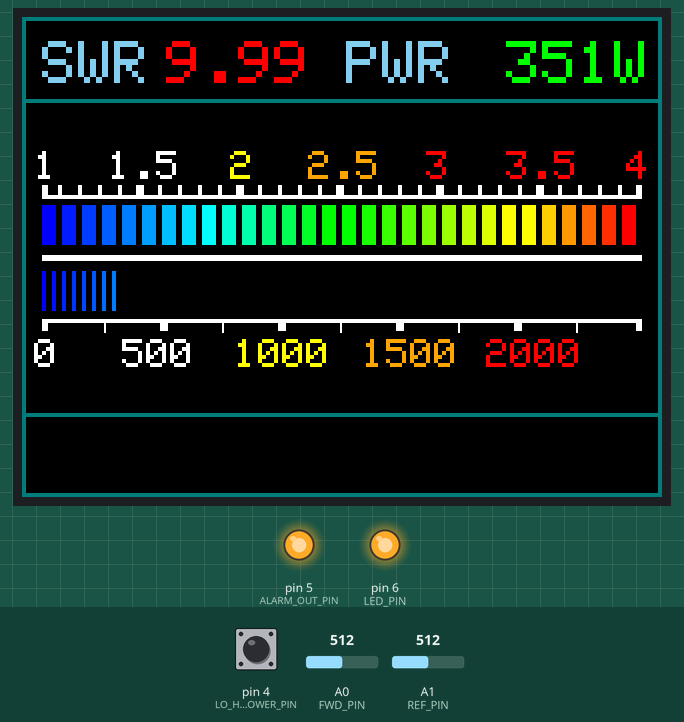
This sketch was run on a simulated Arduino Uno, built with avr-gcc and run on an emulated ATmega328P. Shown: 320×240 colour display, output pins drawn as LEDs (lit = HIGH). The inputs (shaded band) are chosen by the test bench; at power-on: A0 (FWD_PIN) = 512, pin 4 (LO_HIGH_POWER_PIN) HIGH, A1 (REF_PIN) = 512.

Above: at 2.0 s.
2.1 s: A0 (FWD_PIN) set to 537
At 3.3 s:
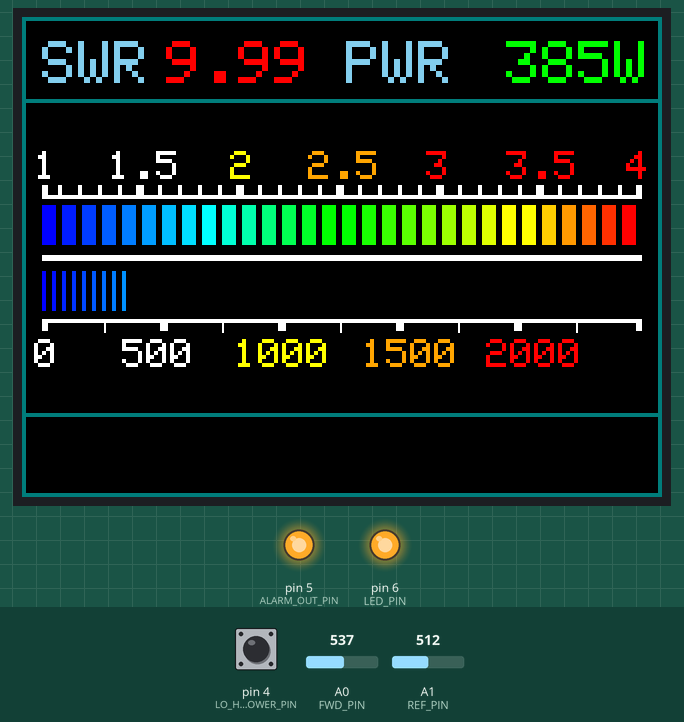
3.6 s: pin 4 (LO_HIGH_POWER_PIN) pulled LOW for 0.15 s
At 3.68 s:
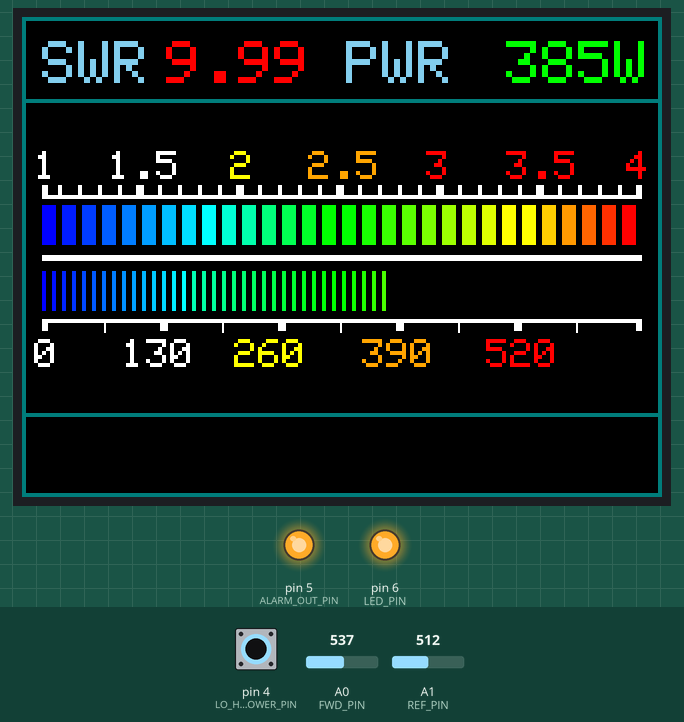
5.2 s: A1 (REF_PIN) set to 306
At 5.9 s:
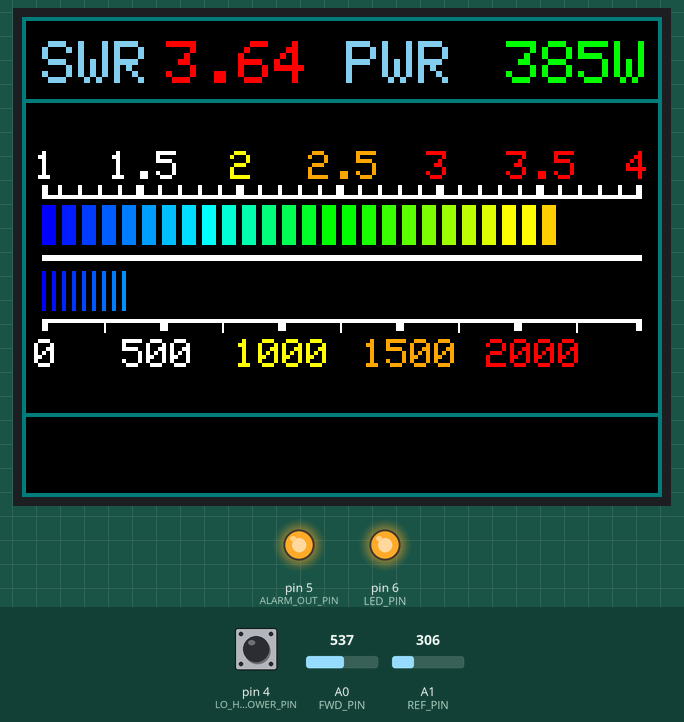
6.7 s: pin 4 (LO_HIGH_POWER_PIN) pulled LOW for 1 s
At 7.3 s:
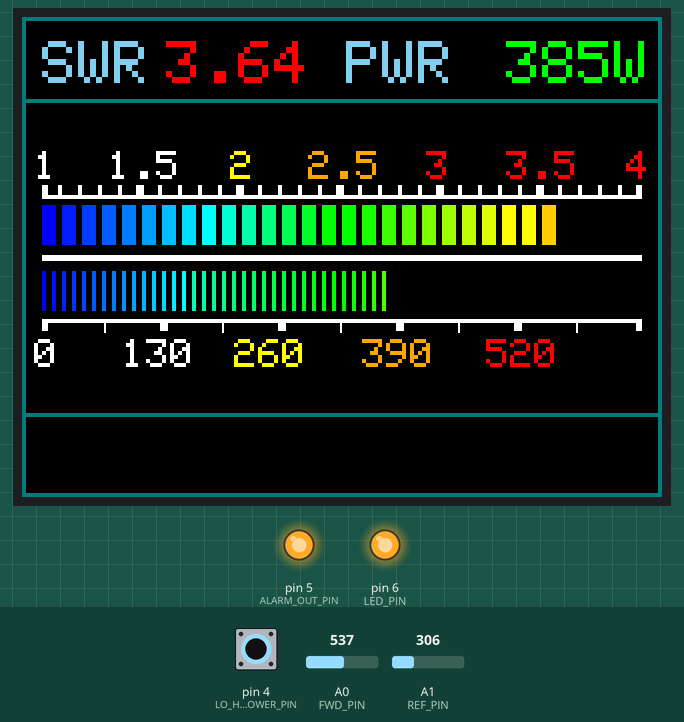
9.2 s: A0 (FWD_PIN) set to 306
At 10.1 s:
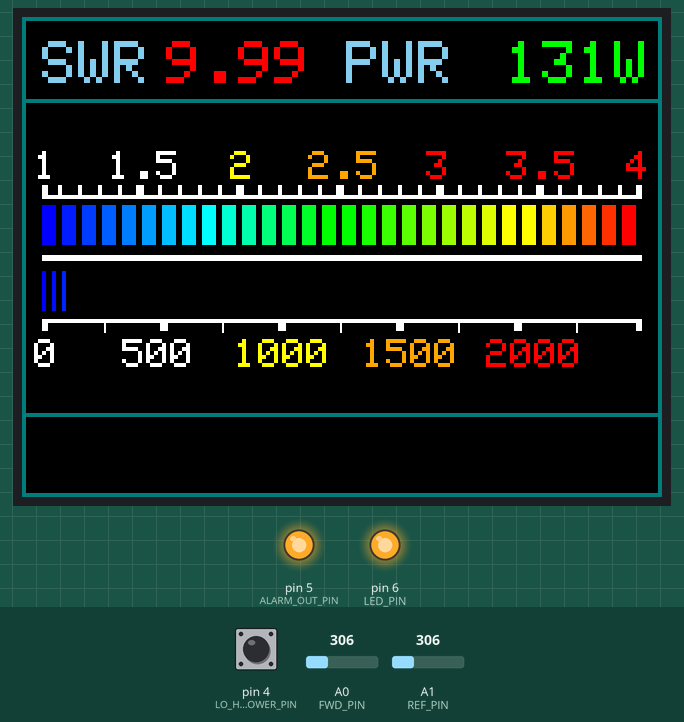
10.7 s: A0 (FWD_PIN) set to 0
At 11.5 s:
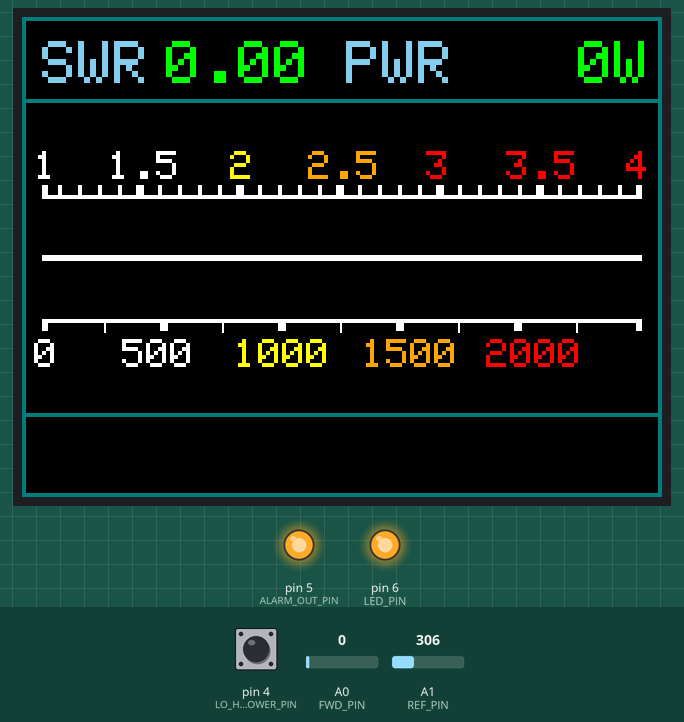
Timing chart, 0 to 13.2 s (numbered marks = the images above; inputs shaded):
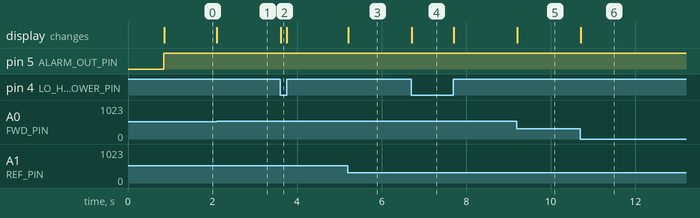

Measured:
- the behaviour switches between 524 and 525 on A0 (FWD_PIN) (found by bisection; images 0 and 1)
- after the input at 2.1 s, the display: changes at once (image 1)
- after the input at 3.6 s, the display: changes at once (image 2)
- after the input at 5.2 s, the display: changes at once (image 3)
- after the input at 6.7 s, the display: changes at once (image 4)
- after the input at 9.2 s, the display: changes at once (image 5)
- after the input at 10.7 s, the display: changes at once (image 6)

The sketch:

SWR_meter.ino
```cpp
#include "Arduino.h"
/*
 *
 *	NIEUŻYWANY!!!
 *
 * Inspiracje:
 * 		ATU-100 wg N7DDC
 * 			- obliczenia
 * 		SWR PWR meter wg D0ISM
 * 			- interfejs
 * założenia:
 * 	- dwa zakresy: 2500W i 650W (HYO)
 *
 *	wersja 1.0.4
 *		- zmienna korekcja: decyduje, czy uwzględniać wpływ nieliniowości diody przy obliczaniu SWR i mocy
 *	ToDo
 *		- liczenie dokładnie jak w sterowniku
 *			- osobny plik?
 *		- zamiana mocy z SWR
 *		- linijka mocy wyskakuje
 *		- korekta korekcji
 *		- co z SWRlow, SWR i int PWRround, PWRstep?
 *
 * 	testy:
 * - odczyt 10x dwóch ADC: A0 i A1:
 * 		- CyberLib: 1,34ms
 * 		- standard (analogread): 2,24ms trochę wolniej
 *
 * 	ILI9341 240x320 czcionka rozmiar: (5+1)x(7+1) (rozmiar_x + odstęp)x(rozmiar_y + odstęp); dla rozmiaru = 2 wymiary dwa razy większe
 * 			czcionka 1: 6x8
 * 			czcionka 2: 12x16
 * 			czcionka 3: 18x24
 */
#include "SWR_meter.h"

#include <Adafruit_GFX.h>	// ver. 1.2.2
#include <Adafruit_ILI9341.h>	// ver. 1.0.8
//#include <EEPROM.h>

const char tft_cs = 2;// <= /CS pin (chip-select, LOW to get attention of ILI9341, HIGH and it ignores SPI bus) default 10!
const char tft_dc = 3;// <= DC pin (1=data or 0=command indicator line) also called RS
Adafruit_ILI9341 tft = Adafruit_ILI9341(tft_cs, tft_dc);
const byte LO_HIGH_POWER_PIN = 4;		// LOW -> 650W; HIGH -> 2500W
int FWD_PIN = A0;
int REF_PIN = A1;
/*
 *	zmienna korekcja:
 *	1 - obliczenia SWR uwzględniają nieliniowość diody
 *	0 - obliczenia SWR nie uwzględniają nieliniowości diody
 *
 */
const byte korekcja = 1;

// z ATU:
int Power = 0, Power_old = 10000, PWR, SWR;
char work_str[9], work_str_2[9];
byte p_cnt = 0;
//------------------------------------------------------------------------------------------------
// inne stałe do ustawienia:
//------------------------------------------------------------------------------------------------
byte K_Mult = 24;	// ilość zwojów w transformatorze direct couplera
unsigned int alarmowySWR = 300;		// poziom alarmu od nadmiernego SWR (razy 100)
unsigned int czasResetuAlarmu = 10000;	// po jakim czasie alarm od SWR ma być kasowany [ms]
//------------------------------------------------------------------------------------------------
int SWR_old = 10000;
// D0ISM
// skala mocy:
// 5 - 2500W
// 1 - 650W
enum
{
	moc_650W = 1,
	moc_2500W = 5
};
int Scale_hi;
int y5, y8, y9;

//int PWRround, PWRstep; //переменные вид шкалы, шкала малой мощности, большой мощности, округления, шаг округления и тон

//float SWRlow, SWRhi;                                            //переменные КСВ
int a, a_old, b_old, PWRthreshold; //переменные для градусников прямой волны и КСВ
#define COLOR_SCALE ILI9341_WHITE                                                   //цвет шкалы линий КСВ и измерителя мощности

void setup()
{
#ifdef DEBUG
	Serial.begin(115200);
	Serial.println("setup...");
#endif
#ifdef CZAS_PETLI
	pinMode(CZAS_PETLI_PIN, OUTPUT);
#endif
	pinMode(LED_PIN, OUTPUT);
	pinMode(ALARM_OUT_PIN, OUTPUT);
	digitalWrite(ALARM_OUT_PIN, LOW);
	pinMode(LO_HIGH_POWER_PIN, INPUT_PULLUP);
	tft.begin();
	tft.setRotation(3);
	tft.fillScreen(ILI9341_BLACK);
	tft.setTextColor(ILI9341_GREEN, ILI9341_BLACK);
	tft.setTextSize(2);
	tft.setCursor(20, 90);
	tft.println("SWR & power meter v1.0.4");
	digitalWrite(LED_PIN, HIGH);
	delay(500);
	tft.setTextSize(3);
	tft.fillScreen(ILI9341_BLACK);
	y8 = 119;	// położenie potrójnej linii
	y5 = 89;	// położenie górnej skali
	y9 = 151;	// położenie dolnej skali
	show_template();
}

void loop()
{
	if (digitalRead(LO_HIGH_POWER_PIN) == LOW)
	{
		Scale_hi = moc_650W;
	}
	else
	{
		Scale_hi = moc_2500W;
	}
	skala_mocy(Scale_hi);
	get_pwr();
	pwr();
	swr();

#ifdef DEBUG
	delay(100);
#endif
#ifdef CZAS_PETLI
//#ifndef DEBUG
	//PORTD ^= (1<<PD1);		// nr portu na sztywno -> D1
	PORTB ^= (1<<PB0);		// nr portu na sztywno -> D8; aktualnie 6,09ms
//#endif
#endif
}
/*
 * wyświetlenie szablonu
 */
void show_template()
{
	//Scale_hi = EEPROM.read(3); //читаем данные с 3 ячейки памяти масштаб большой мощности
	Scale_hi = moc_2500W;
	/*
	EEPROM.get(4, SWRlow); //читаем данные с 4 по 7 ячейки памяти значение сигнализации SWRlow
	EEPROM.get(8, SWRhi); //читаем данные с 8 по 11 ячейки памяти срабатывания сигнализации SWRhi
	PWRround = EEPROM.read(12); //читаем данные с 12 ячейки памяти предела мощности округления
	PWRround = 50;
	PWRstep = EEPROM.read(13); //читаем данные с 13 ячейки памяти шага округления мощности
	PWRstep = 10;
	*/

	for (int i = 0; i < 2; i++)
	{
		// zewnętrzna podwójna ramka
		tft.drawRect(i, i, 320 - i * 2, 240 - i * 2, COLOR_DARKCYAN); //рисуем прямоугольник по внешнему контуру ЖКИ

		// linia górnej skali (SWR)
		tft.drawLine(10, y5 + i, 309, y5 + i, COLOR_SCALE); //рисуем гориз. линию верхней шкалы
		// linia dolnej skali (moc)
		tft.drawLine(10, y9 + i, 309, y9 + i, COLOR_SCALE); //рисуем гориз. линию нижней шкалы

		// górna podwójna linia
		tft.drawLine(0, 41 + i, 319, 41 + i, COLOR_DARKCYAN); //рисуем верхнюю горизонтальную линию
		// dolna podwójna linia
		tft.drawLine(0, 240-41-1+i, 319, 240-41-1+i, COLOR_DARKCYAN); //рисуем нижнюю горизонтальную линию

		// punkty skrajne górnej skali
		tft.fillRect(10 + 297 * i, y5-5, 3, 5, COLOR_SCALE); //рисуем большие риски (крайние) верхней шкалы
		// punkty skrajne dolnej skali
		tft.fillRect(10 + 297 * i, y9+1, 3, 5, COLOR_SCALE);	//рисуем большие риски (крайние) нижней шкалы
	}
	// cienkie kreski górnej skali
	for (int i = 0; i < 29; i++)
	{
		if ((i != 4) && (i != 14))                            //кроме 5-й и 15-й
			tft.fillRect(18 + i*10, y5-5, 2, 5, COLOR_SCALE);//рисуем маленькие риски верхней шкалы
	}
	// potrójna linia pomiędzy skalami
	for (int i = 0; i < 3; i++)
	{
		tft.drawLine(10, y8 + i, 309, y8 + i, COLOR_SCALE); //рисуем горизонтальные линии между шкалами
	}
	// grube kreski górnej skali (SWR)
	for (int i = 0; i < 5; i++)
	{
		tft.fillRect(57 + 50*i, y5-5, 4, 5, COLOR_SCALE); //рисуем большие риски верхней шкалы
	}
	// grube kreski dolnej skali (moc)
	for (int i = 0; i < 4; i++)
	{
		tft.fillRect(69 + 59*i, y9+1, 4, 5, COLOR_SCALE);//рисуем большие риски нижней шкалы
	}
	// cienkie kreski dolnej skali (moc)
	for (int i = 0; i < 5; i++)
	{
		tft.drawLine(41 + 59*i, y9+1, 41 + 59*i, y9+6, COLOR_SCALE);	//рисуем маленькие риски нижней шкалы
	}
	tft.setTextSize(2);
	tft.setTextColor(COLOR_SCALE, COLOR_BLACK);
	tft.setCursor(6, y5 - 22);
	tft.print("1");
	tft.setCursor(43, y5 - 22);
	tft.print("1.5");
	tft.setCursor(104, y5 - 22);
	tft.setTextColor(COLOR_YELLOW, COLOR_BLACK);
	tft.print("2");
	tft.setCursor(143, y5 - 22);
	tft.setTextColor(COLOR_ORANGE, COLOR_BLACK);
	tft.print("2.5");
	tft.setCursor(202, y5 - 22);
	tft.setTextColor(COLOR_RED, COLOR_BLACK);
	tft.print("3");
	tft.setCursor(242, y5 - 22);
	tft.print("3.5");
	tft.setCursor(302, y5 - 22);
	tft.print("4");
	skala_mocy(moc_2500W);
	tft.setTextSize(3);
	tft.setCursor(10, 12);
	tft.setTextColor(COLOR_SKYBLUE);
	tft.print("SWR");
	tft.setCursor(162, 12);
	tft.print("PWR");
}

/*
 * wyświetlenie SWR
 */
void show_swr(int swr)
{
	if (swr != SWR_old)
	{
		SWR_old = swr;
		tft.setTextSize(3);
		tft.setCursor(72, 12);
		unsigned int kolor;
		if (SWR < 200)
			kolor = ILI9341_GREEN;
		if (SWR >= 200 and SWR < 300)
			kolor = ILI9341_ORANGE;
		if (SWR >= 300)
			kolor = ILI9341_RED;
		tft.setTextColor(kolor, ILI9341_BLACK);
		if (swr == 1)
		{ // Low power

			tft.print("0.00");
			SWR_old = 0;
		}
		else
		{
			SWR_old = swr;
			itoa(swr, work_str, 10);
#ifdef DEBUG
			//if (swr > 100)
			if (true)
			{
				Serial.print("swr: ");
				Serial.println(swr);
				Serial.print("swr_str: _");
				Serial.print(work_str);
				Serial.println('_');
			}
#endif
			work_str_2[0] = work_str[0];
			work_str_2[1] = '.';
			work_str_2[2] = work_str[1];
			work_str_2[3] = work_str[2];
			tft.print(work_str_2);
		}
	}
	return;
}
/*
 * wyświetlenie mocy
 */
void show_pwr(int Power)
{
	if (Power != Power_old)
	{
		Power_old = Power;
		//
		if (Power >= 1000)
		{
			sprintf(work_str, "%4uW", Power);
		}
		else
		{
			if (Power >= 100)
			{
				sprintf(work_str, " %3uW", Power);
			}
			else if (Power >= 10)
			{
				sprintf(work_str, "  %2uW", Power);
			}
			else
			{
				sprintf(work_str, "   %1uW", Power);
			}
		}
		tft.setTextSize(3);
		tft.setCursor(224, 12);
		tft.setTextColor(COLOR_GREEN, ILI9341_BLACK);
		tft.print(work_str);
	}
}
/*
 * wyliczenie mocy i SWR
 */
void get_pwr()
{
	long Forward, Reverse;
	float p;
	static bool jestAlarmSWR;
	static unsigned long czasAlarmuSWR;
	//
	Forward = get_forward();
	Reverse = get_reverse();
#ifdef DEBUG
	if (Forward > 0)
	{
		Serial.print("Forward: ");
		Serial.println(Forward);
	}
	if (Reverse > 0)
	{
		Serial.print("Reverse: ");
		Serial.println(Reverse);
	}
#endif
	if (korekcja == 1)
	{
		p = correction(Forward * 3);
	}
	else
	{
		p = Forward * 3;
	}
#ifdef DEBUGi
    if (p > 0)
    {
    Serial.print("p: ");
    Serial.println(p);
    }
#endif

	if (Reverse >= Forward)
	{
		Forward = 999;
	}
	else
	{
		Forward = ((Forward + Reverse) * 100) / (Forward - Reverse);
		Serial.print("Forward2: ");
		Serial.println(Forward);

		if (Forward > 999)
			Forward = 999;
	}
	// alarm na wyjściu przy SWR > alarmowySWR
	if (Forward > alarmowySWR)
	{
		digitalWrite(ALARM_OUT_PIN, HIGH);
		jestAlarmSWR = true;
		czasAlarmuSWR = millis();
	}
	else
	{
		if (jestAlarmSWR)
		{
			if (millis() - czasAlarmuSWR > czasResetuAlarmu)
			{
				jestAlarmSWR = false;
				digitalWrite(ALARM_OUT_PIN, LOW);
			}
		}
	}
	// odtąd Forward to jest wyliczony lub ustalony SWR!
	//
	p = p * K_Mult / 1000.0; // mV to Volts on Input
	p = p / 1.414;
	p = p * p / 50; // 0 - 1500 ( 1500 Watts)
	p = p + 0.5; // rounding to 0.1 W
	//
	PWR = p;
#ifdef DEBUGi
    if (PWR > 0)
    {
    Serial.print("PWR: ");
    Serial.println(PWR);
    }
#endif
	if (PWR < 5)
		SWR = 1;
	else if (Forward < 100)
		SWR = 999;
	else
		SWR = Forward;
#ifdef DEBUG
	if (PWR > 50)
	{
		Serial.print("SWR: ");
		Serial.println(SWR);
	}
#endif
	return;
}
/*
 * korekcja odczytu uwzględniająca nieliniowość diody prostującej
 */
int correction(int input)
{
#ifdef KOREKCJA_BAT41_10k
	if (input <= 80)
	{
		return 0;
	}
	if (input <= 171)
	{
		input += 205;	// 244
	}
	else if (input <= 328)
	{
		input += 215;	// 254
	}
	else if (input <= 582)
	{
		input += 226;	// 280
	}
	else if (input <= 820)
	{
		input += 241;	// 297
	}
	else if (input <= 1100)
	{
		input += 250;	// 310
	}
	else if (input <= 2181)
	{
		input += 260;	// 430
	}
	else if (input <= 3322)
	{
		input += 270;	// 484
	}
	else if (input <= 4623)
	{
		input += 280;	// 530
	}
	else if (input <= 5862)
	{
		input += 290;	// 648
	}
	else if (input <= 7146)
	{
		input += 300;	// 743
	}
	else if (input <= 8502)
	{
		input += 310;	// 8000
	}
	else if (input <= 10500)
	{
		input += 320;	// 840
	}
	else
	{
		input += 330;	// 860
	}
#else
	if (input <= 80)
		return 0;
	if (input <= 171)
		input += 244;
	else if (input <= 328)
		input += 254;
	else if (input <= 582)
		input += 280;
	else if (input <= 820)
		input += 297;
	else if (input <= 1100)
		input += 310;
	else if (input <= 2181)
		input += 430;
	else if (input <= 3322)
		input += 484;
	else if (input <= 4623)
		input += 530;
	else if (input <= 5862)
		input += 648;
	else if (input <= 7146)
		input += 743;
	else if (input <= 8502)
		input += 800;
	else if (input <= 10500)
		input += 840;
	else
		input += 860;
#endif
	return input;
}
/*
 * odczyt poziomu fali padającej
 */
int get_forward()
{
	int forward;
	forward = analogRead(FWD_PIN);
#ifdef DEBUG
	Serial.print("forward = ");
	Serial.println(forward);
#endif
	return forward * 4.883; // zwraca napięcie w mV
}
/*
 * odczyt poziomu fali odbitej
 */
int get_reverse()
{
	int reverse;
	reverse = analogRead(REF_PIN);
	return reverse * 4.883; // zwraca napięcie w mV
}
void pwr()
{
	 int R = 0, G = 0, B = 0;
#ifdef DEBUG
		Serial.print("PWR = ");
		Serial.println(PWR);
#endif
	show_pwr(PWR);
	show_swr(SWR);
	switch (Scale_hi) {
		case moc_2500W:
			a = PWR / 41;
			break;
		case moc_650W:
			a = PWR / 11;
			break;
		default:
			break;
	}
	if (a > 60)
		a = 60;
	// linijka mocy
	if (a > a_old)
	{ //если новое значение a больше старого a_old (движение градусника вправо)
		for (int i = a_old; i < a; i++)
		{
			// czerwony:
			if (i < 30)
			{
				R = 0;
			}                      //определение красного цвета в градуснике
			if ((i >= 30) && (i <= 44))
			{
				R = map(i, 30, 44, 0, 255);
			}                      //---------------------------------------
			if (i > 44)
			{
				R = 255;
			}                      //---------------------------------------
			// zielony:
			if (i <= 14)
			{
				G = map(i, 0, 14, 0, 255);
			}                      //определение зеленого цвета в градуснике
			if ((i > 14) && (i <= 44))
			{
				G = 255;
			}                      //---------------------------------------
			if (i > 44)
			{
				G = map(i, 45, 59, 255, 0);
			}                      //---------------------------------------
			// niebieski:
			if (i <= 14)
			{
				B = 255;
			}                        //определение синего цвета в градуснике
			if (i > 29)
			{
				B = 0;
			}                        //-------------------------------------
			if ((i > 14) && (i <= 29))
			{
				B = map(i, 29, 9, 0, 255);
			}                        //-------------------------------------
			tft.fillRect(10 + i * 5, 127, 2, 20, tft.color565(R, G, B));
		}            //рисуем градиентный градусник пропорционально мощности
		a_old = a;
	}                                  //выравниваем старое и новое значение
	else if (a < a_old)
	{                                                                //иначе
		tft.fillRect(10 + a * 5, 127, 2 + (a_old - a) * 5, 20, COLOR_BLACK); //стираем градусник при движении влево
		a_old = a;
	}
}
// linijka SWR
void swr()
{
	int R = 0, G = 0, B = 0;
	int b;
	if (SWR == 1)
	{
		b = 0;
	}
	else
	{
		b = map(SWR, 100, 400, 0, 30); //расчет переменной b (кубиков в градуснике)
	}
	if (b >= 30)
	{
		b = 30;
	}                                        //ограничиваем градусник до КСВ=4.0
	if (b > b_old)
	{       //если новое значение больше старого(движение градусника вправо)
		for (int i = b_old; i < b; i++)
		{
			if (i < 15)
			{
				R = 0;
			}                      //определение красного цвета в градуснике
			// czerwony
			if ((i >= 15) && (i <= 23))
			{
				R = map(i, 15, 23, 0, 255);
			}                      //---------------------------------------
			if (i > 23)
			{
				R = 255;
			}                      //---------------------------------------
			// zielony
			if (i <= 8)
			{
				G = map(i, 0, 8, 0, 255);
			}                      //определение зеленого цвета в градуснике
			if ((i > 8) && (i <= 23))
			{
				G = 255;
			}                      //---------------------------------------
			if (i > 23)
			{
				G = map(i, 24, 29, 255, 0);
			}                      //---------------------------------------
			// niebieski
			if (i <= 8)
			{
				B = 255;
			}                        //определение синего цвета в градуснике
			if (i > 14)
			{
				B = 0;
			}                        //-------------------------------------
			if ((i > 8) && (i <= 14))
			{
				B = map(i, 14, 8, 0, 255);
			}                        //-------------------------------------
			tft.fillRect(10 + i * 10, 94, 7, 20, tft.color565(R, G, B));
		}                //рисуем градиентный градусник пропорционально КСВ
		b_old = b;
	}                                  //выравниваем старое и новое значение
	else if (b < b_old)
	{                                                                //иначе
		tft.fillRect(10 + b * 10, 94, 7 + (b_old - b) * 10, 20, COLOR_BLACK); //стираем градусник при движении влево
		b_old = b;
	}
}
void skala_mocy(int skala)
{
	switch (skala)
	{
		case moc_2500W:
			tft.setTextSize(2);
			tft.setTextColor(COLOR_SCALE, COLOR_BLACK);
			tft.setCursor(6, y9+10);
			tft.print("0");
			tft.setTextColor(COLOR_SCALE, COLOR_BLACK);
			tft.setCursor(50, y9+10);
			tft.print("500");
			tft.setTextColor(COLOR_YELLOW, COLOR_BLACK);
			tft.setCursor(106, y9+10);
			tft.print("1000");
			tft.setTextColor(COLOR_ORANGE, COLOR_BLACK);
			tft.setCursor(170, y9+10);
			tft.print("1500");
			tft.setTextColor(COLOR_RED, COLOR_BLACK);
			tft.setCursor(232, y9+10);
			tft.print("2000");
			break;
		case moc_650W:
			tft.setTextSize(2);
			tft.setTextColor(COLOR_SCALE, COLOR_BLACK);
			tft.setCursor(6, y9+10);
			tft.print("0");
			tft.setTextColor(COLOR_SCALE, COLOR_BLACK);
			tft.setCursor(50, y9+10);
			tft.print("130");
			tft.setTextColor(COLOR_YELLOW, COLOR_BLACK);
			tft.setCursor(106, y9+10);
			tft.print("260 ");
			tft.setTextColor(COLOR_ORANGE, COLOR_BLACK);
			tft.setCursor(170, y9+10);
			tft.print("390 ");
			tft.setTextColor(COLOR_RED, COLOR_BLACK);
			tft.setCursor(232, y9+10);
			tft.print("520 ");
			break;
		default:
			break;
	}
}
```

Source omitted: SWR_meter.h (3067 bytes)
